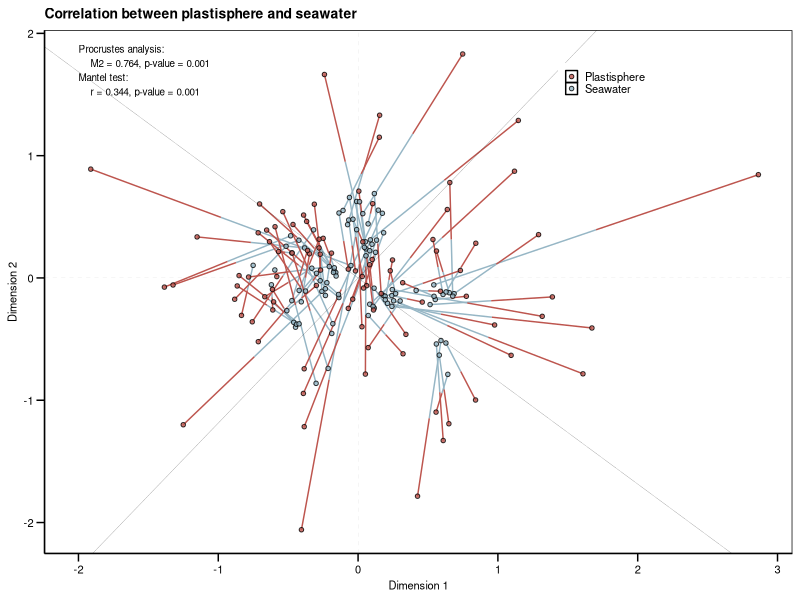

R code for this plot:

#####  Procrustes analysis

library(vegan)
library(ggplot2)
library(RColorBrewer)


data1 <- read.csv("otutab_rare_plastisphere.txt", head=TRUE,sep="\t",row.names = 1)
data1 <- data1[which(rowSums(data1) > 0),]
#data <- data[which(rowSums(data) > 0),]
data1 <- t(data1)
pla.dist <- vegdist(data1,method = "bray")

data2 <- read.csv("otutab_rare_seawater.txt", head=TRUE,sep="\t",row.names = 1)
data2 <- data2[which(rowSums(data2) > 0),]
data2 <- t(data2)
seawater.dist <- vegdist(data2,method = "bray")

mantel(pla.dist,seawater.dist)

mds.pla <- monoMDS(pla.dist)
mds.seawater <- monoMDS(seawater.dist)

set.seed(123)
pro.pla.seawater <- procrustes(mds.pla,mds.seawater)

protest(mds.pla,mds.seawater)

Y <- data.frame(
  Seawater1 = pro.pla.seawater$Yrot[, 1],
  Seawater2 = pro.pla.seawater$Yrot[, 2],
  Plastisphere1 = pro.pla.seawater$X[, 1],
  Plastisphere2 = pro.pla.seawater$X[, 2]
)

Y$ID <- rownames(pro.pla.seawater$X)

X <- data.frame(pro.pla.seawater$rotation)

p1 <- ggplot(Y) +
  geom_segment(
    aes(
      x = Seawater1,
      y = Seawater2,
      xend = (Seawater1 + Plastisphere1) / 2,
      yend = (Seawater2 + Plastisphere2) / 2
    ),
    color = "#96B6C5",
    linewidth = 0.5
  ) +
  geom_segment(
    aes(
      x = (Seawater1 + Plastisphere1) / 2,
      y = (Seawater2 + Plastisphere2) / 2,
      xend = Plastisphere1,
      yend = Plastisphere2
    ),
    color = "#BD554E",
    linewidth = 0.5
  ) +
  geom_point(
    aes(Seawater1, Seawater2, fill = "Seawater"),
    size = 1.2,
    shape = 21,
    alpha = 0.8
  ) +
  geom_point(
    aes(Plastisphere1, Plastisphere2, fill = "Plastisphere"),
    size = 1.2,
    shape = 21,
    alpha = 0.8
  ) +
  scale_fill_manual(
    values = c(
      "Seawater" = "#96B6C5",
      "Plastisphere" = "#BD554E"
    )
  ) +
  theme(
    legend.position = c(0.75, 0.90),
    legend.title = element_blank(),
    legend.text = element_text(size = 8),
    legend.key.size = unit(0.3, "cm"),
    panel.grid = element_blank(),
    panel.background = element_rect(color = "black", fill = "transparent"),
    legend.key = element_rect(fill = "transparent"),
    axis.ticks.length = unit(0.4, "lines"),
    axis.ticks = element_line(color = "black"),
    axis.line = element_line(colour = "black"),
    axis.title.x = element_text(colour = "black", size = 8),
    axis.title.y = element_text(colour = "black", size = 8),
    axis.text = element_text(colour = "black", size = 8),
    plot.title = element_text(size = 10, colour = "black", hjust = 0, face = "bold")
  ) +
  labs(
    x = "Dimension 1",
    y = "Dimension 2",
    title = "Correlation between plastisphere and seawater"
  ) +
  geom_vline(xintercept = 0, color = "gray", linetype = 2, linewidth = 0.05) +
  geom_hline(yintercept = 0, color = "gray", linetype = 2, linewidth = 0.05) +
  geom_abline(intercept = 0, slope = X[1, 2] / X[1, 1], linewidth = 0.05) +
  geom_abline(intercept = 0, slope = X[2, 2] / X[2, 1], linewidth = 0.05) +
  annotate(
    "text",
    label = "Procrustes analysis:\n    M2 = 0.764, p-value = 0.001\nMantel test:\n    r = 0.344, p-value = 0.001",
    x = -2,
    y = 1.7,
    size = 2.5,
    hjust = 0
  )

p1
